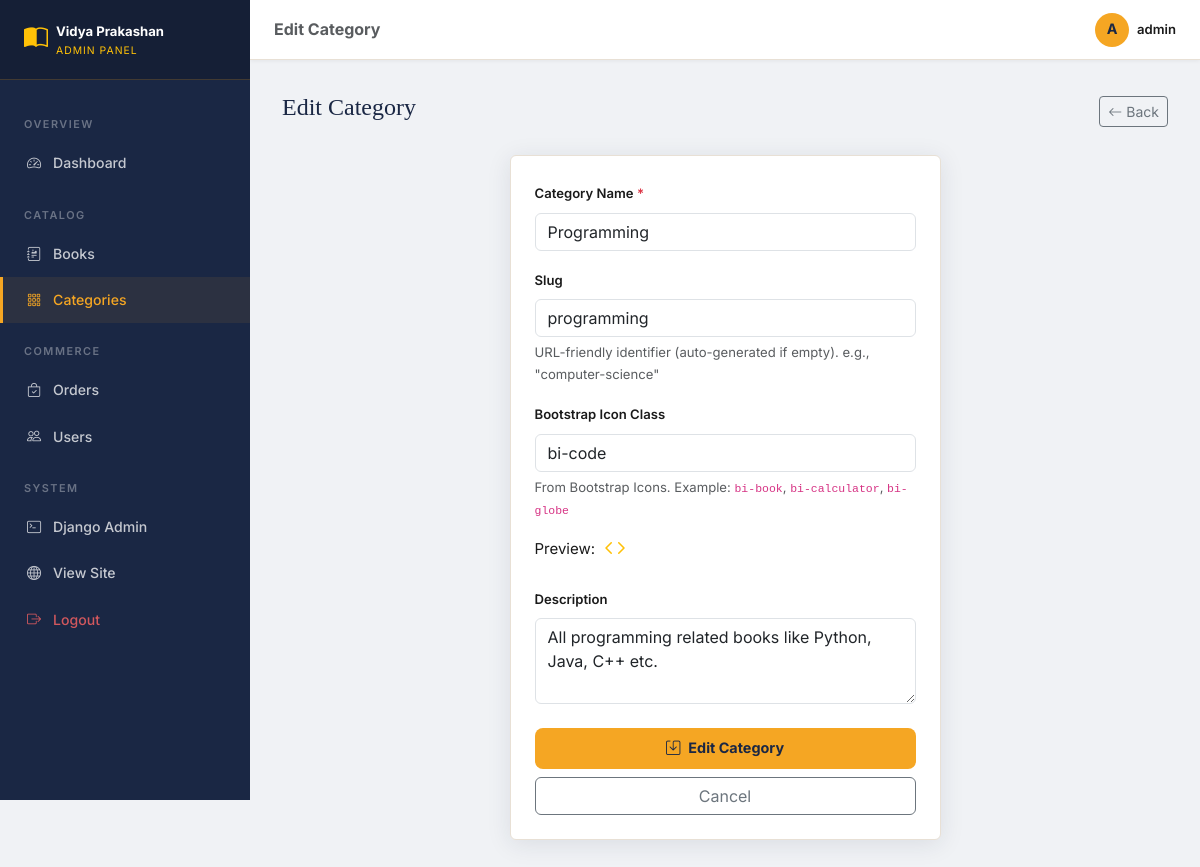
Screenshot of /adminpanel/categories/1/edit/ (signed in) with the database file from the repository.
### books/models.py (models this page shows, shortened)
class Category(models.Model):
    name = models.CharField(max_length=100, unique=True)
    slug = models.SlugField(max_length=100, unique=True, blank=True)
    description = models.TextField(blank=True, null=True)
    icon = models.CharField(
        max_length=50, blank=True, null=True,
        help_text="Bootstrap Icons class name, e.g. bi-book"
    )
    created_at = models.DateTimeField(auto_now_add=True)
    class Meta:
        verbose_name = "Category"
        verbose_name_plural = "Categories"
        ordering = ['name']

### adminpanel/views.py (the view, shortened to what this page needs)
# urls.py: path('categories/<int:pk>/edit/', AdminCategoryEditView.as_view(), name='admin_category_edit'),
@method_decorator(staff_required, name='dispatch')
class AdminCategoryEditView(View):
    def get(self, request, pk):
        cat = get_object_or_404(Category, pk=pk)
        form = CategoryForm(instance=cat)
        return render(request, 'adminpanel/category_form.html', {'form': form, 'cat': cat, 'action': 'Edit'})

### adminpanel/views.py
class CategoryForm(forms.ModelForm):
    class Meta:
        model = Category
        fields = ['name', 'slug', 'description', 'icon']
        widgets = {
            'name': forms.TextInput(attrs={'class': 'form-control'}),
            'slug': forms.TextInput(attrs={'class': 'form-control'}),
            'description': forms.Textarea(attrs={'class': 'form-control', 'rows': 3}),
            'icon': forms.TextInput(attrs={'class': 'form-control', 'placeholder': 'bi-book'}),
        }

### adminpanel/views.py (called while the page is built)
def is_staff(user):
    return user.is_authenticated and user.is_staff

### books/context_processors.py (called while the page is built)
def nav_categories(request):
    categories = Category.objects.all()[:8]
    return {'nav_categories': categories}

### cart/context_processors.py (called while the page is built)
def cart_count(request):
    count = 0
    if request.user.is_authenticated:
        try:
            cart = Cart.objects.get(user=request.user)
            count = cart.get_item_count()
        except Cart.DoesNotExist:
            count = 0
    return {'cart_count': count}

### cart/models.py (called while the page is built)
    def get_item_count(self):
        return self.items.count()

### templates/adminpanel/category_form.html (shortened to what this page needs)
{% extends 'adminpanel/base_admin.html' %}
{% block page_title %}{{ action }} Category{% endblock %}
{% block content %}
<div class="d-flex justify-content-between align-items-center mb-4">
  <h4 style="font-family:'Playfair Display',serif;color:var(--vp-primary);">{{ action }} Category</h4>
  <a href="/adminpanel/categories/" class="btn btn-outline-secondary btn-sm">
    <i class="bi bi-arrow-left me-1"></i>Back
  </a>
</div>
<div class="row justify-content-center">
  <div class="col-lg-6">
    <div class="bg-white rounded p-4" style="border:1px solid var(--vp-border);box-shadow:var(--vp-shadow);">
      <form method="post">
        <div class="mb-3">
          <label class="form-label fw-semibold small">Category Name <span class="text-danger">*</span></label>
          {{ form.name }}
        </div>
        <div class="mb-3">
          <label class="form-label fw-semibold small">Slug</label>
          {{ form.slug }}
          <div class="form-text">URL-friendly identifier (auto-generated if empty). e.g., "computer-science"</div>
        </div>
        <div class="mb-3">
          <label class="form-label fw-semibold small">Bootstrap Icon Class</label>
          {{ form.icon }}
          <div class="form-text">
            From <a href="https://icons.getbootstrap.com/" target="_blank">Bootstrap Icons</a>.
            Example: <code>bi-book</code>, <code>bi-calculator</code>, <code>bi-globe</code>
          </div>
          {% if form.icon.value %}
          <div class="mt-2 d-flex align-items-center gap-2">
            <span>Preview:</span>
            <i class="bi {{ form.icon.value }} fs-4 text-warning"></i>
          </div>
          {% endif %}
        </div>
        <div class="mb-4">
          <label class="form-label fw-semibold small">Description</label>
          {{ form.description }}
        </div>
        <div class="d-grid gap-2">
          <button type="submit" class="btn btn-vp-secondary fw-bold">
            <i class="bi bi-save me-2"></i>{{ action }} Category
          </button>
          <a href="/adminpanel/categories/" class="btn btn-outline-secondary">Cancel</a>
        </div>
      </form>
    </div>
  </div>
</div>
{% endblock %}

### templates/adminpanel/base_admin.html (shortened to what this page needs)
<!DOCTYPE html>
<html lang="en">
<head>
  <link href="https://cdn.jsdelivr.net/npm/bootstrap@5.3.2/dist/css/bootstrap.min.css" rel="stylesheet">
  <link rel="stylesheet" href="https://cdn.jsdelivr.net/npm/bootstrap-icons@1.11.3/font/bootstrap-icons.min.css">
  <link rel="stylesheet" href="/static/css/main.css">
</head>
<body>
<div class="admin-sidebar">
  <div class="admin-sidebar-brand">
    <div class="d-flex align-items-center gap-2">
      <i class="bi bi-book-half fs-4 text-warning"></i>
      <div>
        <div class="text-white fw-bold small">Vidya Prakashan</div>
        <div class="text-warning" style="font-size:0.65rem;letter-spacing:1px;">ADMIN PANEL</div>
      </div>
    </div>
  </div>
  <nav class="mt-3">
    <div class="admin-nav-section">Overview</div>
    <div class="admin-nav-item">
      <a href="/adminpanel/" class="{% if request.resolver_match.url_name == 'admin_dashboard' %}active{% endif %}">
        <i class="bi bi-speedometer2"></i> Dashboard
      </a>
    </div>
    <div class="admin-nav-section">Catalog</div>
    <div class="admin-nav-item">
      <a href="/adminpanel/books/" class="{% if 'admin_book' in request.resolver_match.url_name %}active{% endif %}">
        <i class="bi bi-journal-richtext"></i> Books
      </a>
    </div>
    <div class="admin-nav-item">
      <a href="/adminpanel/categories/" class="{% if 'admin_category' in request.resolver_match.url_name %}active{% endif %}">
        <i class="bi bi-grid-3x3-gap"></i> Categories
      </a>
    </div>
    <div class="admin-nav-section">Commerce</div>
    <div class="admin-nav-item">
      <a href="/adminpanel/orders/" class="{% if 'admin_order' in request.resolver_match.url_name %}active{% endif %}">
        <i class="bi bi-bag-check"></i> Orders
      </a>
    </div>
    <div class="admin-nav-item">
      <a href="/adminpanel/users/" class="{% if 'admin_user' in request.resolver_match.url_name %}active{% endif %}">
        <i class="bi bi-people"></i> Users
      </a>
    </div>
    <div class="admin-nav-section">System</div>
    <div class="admin-nav-item">
      <a href="/django-admin/">
        <i class="bi bi-terminal"></i> Django Admin
      </a>
    </div>
    <div class="admin-nav-item">
      <a href="/">
        <i class="bi bi-globe"></i> View Site
      </a>
    </div>
    <div class="admin-nav-item">
      <a href="/accounts/logout/" style="color:rgba(255,100,100,0.8)!important;">
        <i class="bi bi-box-arrow-right"></i> Logout
      </a>
    </div>
  </nav>
</div>
<div class="admin-topbar">
  <div class="d-flex align-items-center gap-3 w-100">
    <h6 class="mb-0 fw-bold text-muted">{% block page_title %}Dashboard{% endblock %}</h6>
    <div class="ms-auto d-flex align-items-center gap-3">
      <div class="d-flex align-items-center gap-2">
        <div class="user-avatar" style="width:34px;height:34px;font-size:0.9rem;">{{ user.username|first|upper }}</div>
        <span class="small fw-semibold">{{ user.get_full_name|default:user.username }}</span>
      </div>
    </div>
  </div>
</div>
<div class="admin-content" style="margin-top:60px;">
  {% block content %}{% endblock %}
</div>
</body>
</html>

### static/css/main.css (style rules this page uses)
:root { --vp-primary: #1a2744; --vp-secondary: #f5a623; --vp-accent: #e8572a; --vp-bg: #faf8f5; --vp-card-bg: #ffffff; --vp-text: #1a1a1a; --vp-muted: #6c757d; --vp-border: #e8e0d5; --vp-shadow: 0 4px 24px rgba(26,39,68,0.10); --vp-shadow-lg: 0 12px 48px rgba(26,39,68,0.18); --font-display: 'Playfair Display', Georgia, serif; --font-body: 'Inter', system-ui, sans-serif; --radius: 12px; --radius-sm: 8px; --transition: all 0.25s ease; }
*, *::before, *::after { box-sizing: border-box; }
body { font-family: var(--font-body); background: var(--vp-bg); color: var(--vp-text); font-size: 15px; line-height: 1.7; }
h1, h2, h3, h4, h5 { font-family: var(--font-display); color: var(--vp-primary); line-height: 1.3; }
a { color: inherit; text-decoration: none; }
.user-avatar { width: 32px; height: 32px; background: var(--vp-secondary); border-radius: 50%; display: flex; align-items: center; justify-content: center; font-weight: 700; font-size: 0.85rem; color: var(--vp-primary); }
.btn-vp-secondary { background: var(--vp-secondary); color: var(--vp-primary); border: none; border-radius: var(--radius-sm); padding: 0.6rem 1.5rem; font-weight: 700; font-size: 0.9rem; transition: var(--transition); }
.admin-sidebar { background: var(--vp-primary); min-height: 100vh; width: 250px; position: fixed; top: 0; left: 0; z-index: 100; padding: 0; overflow-y: auto; }
.admin-content { margin-left: 250px; padding: 2rem; min-height: 100vh; }
.admin-sidebar-brand { background: rgba(0,0,0,0.2); padding: 1.2rem 1.5rem; border-bottom: 1px solid rgba(245,166,35,0.2); }
.admin-nav-item a { display: flex; align-items: center; gap: 0.75rem; padding: 0.7rem 1.5rem; color: rgba(255,255,255,0.75); font-size: 0.88rem; font-weight: 500; transition: var(--transition); border-left: 3px solid transparent; }
.admin-nav-item a:hover, .admin-nav-item a.active { color: var(--vp-secondary); background: rgba(245,166,35,0.08); border-left-color: var(--vp-secondary); }
.admin-nav-section { padding: 1.2rem 1.5rem 0.4rem; font-size: 0.68rem; text-transform: uppercase; letter-spacing: 1.5px; color: rgba(255,255,255,0.35); font-weight: 600; }

### templates/adminpanel/base_admin.html (style rules this page uses)
body { background: #f0f2f5; font-family: 'Inter', sans-serif; }
.admin-topbar { background: #fff; border-bottom: 1px solid #e8e0d5; height: 60px; display: flex; align-items: center; padding: 0 1.5rem; position: fixed; top: 0; left: 250px; right: 0; z-index: 99; box-shadow: 0 1px 4px rgba(0,0,0,0.06); }

### rows the page displays
Category: name "Programming", slug "programming", icon "bi-code", description "All programming related books like Python, Java, C++ etc."

### other values shown
{{ action }} "Edit"
{{ user.username|first|upper }} "A"
{{ user.get_full_name|default:user.username }} "admin"
